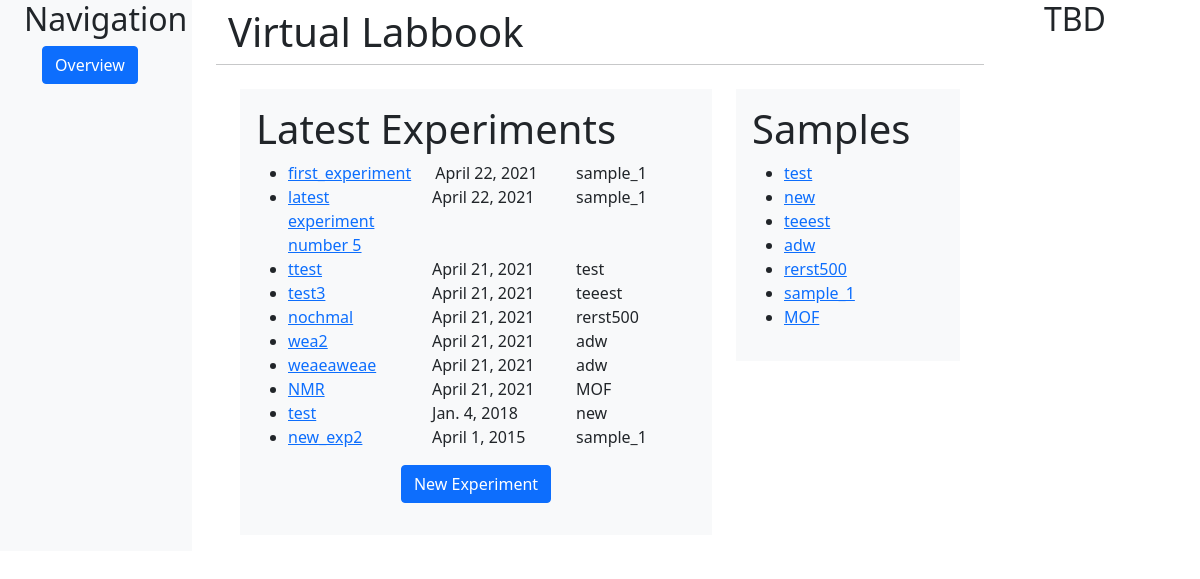
Screenshot of /polls/ with the database file from the repository.
### polls/models.py (models this page shows, shortened)
class Experiment(models.Model):
    sample = models.ForeignKey(Sample, on_delete=models.PROTECT, related_name='experiments')
    name = models.CharField(max_length=200)
    date = models.DateField('Date of experiment', default=datetime.datetime.now)

class Sample(models.Model):
    name = models.CharField(max_length=200)
    def __str__(self):
        return self.name

### polls/views.py (the view)
# urls.py: path('', views.index, name='index'),
def index(request):
    context = {
        'experiment_list': Experiment.objects.order_by('-date'),
        'sample_list': Sample.objects.exclude(experiments=None)}
    return render(request, 'polls/index.html', context)

### polls/templates/polls/index.html
{% extends 'polls/base.html' %}
{% block content %}
{% if 'create_experiment' in request.path %}
<h1>New Experiment</h1>
{% include 'polls/update-experiment.html' %}
{%else%}
<div class="row row-cols-1 row-cols-xl-2">
    <div class="col-xl-8">
        <div class="py-3 px-3 mb-3 bg-light text-dark">
            <h1> Latest Experiments </h1>
            {% if experiment_list %}
            <ul>
                {% for experiment in experiment_list %}
                <li>
                    <div class="row">
                        <div class="col">
                            <a href="{%url 'polls:experiment-detail' experiment.id%}">{{ experiment.name }}</a>
                        </div>
                        <div class="col">
                            {% if not experiment.date is None %}
                            {{ experiment.date}}
                            {% endif %}
                        </div>
                        <div class="col-4">
                            {{ experiment.sample }}
                        </div>
                    </div>
                </li>
                {% endfor %}
            </ul>
            {% else %}
            <p>No experiments are available.</p>
            {% endif %}
            <form action="{% url 'polls:create-experiment' %}" method="get">
                <div class="row row-cols-auto my-3 justify-content-md-center">
                    <div class="col"><input type="submit" value="New Experiment" class="btn btn-primary"/></div>
                </div>
            </form>
        </div>
    </div>
    <div class="col-xl-4">
        <div class="py-3 px-3 mb-3 bg-light text-dark">
            <h1> Samples </h1>
            {% if sample_list %}
            <ul>
                {% for sample in sample_list %}
                <li><a href="{%url 'polls:sample-detail' sample.id%}">{{ sample.name }} </a></li>
                {% endfor %}
            </ul>
            {% else %}
            <p>No experiments are available.</p>
            {% endif %}
        </div>
    </div>
</div>
{% endif %}
{% endblock %}

### rows the page displays
Experiment: name "first_experiment", date "April 22, 2021", sample "sample_1"
Experiment: name "latest experiment number 5", date "April 22, 2021", sample "sample_1"
Experiment: name "ttest", date "April 21, 2021", sample "test"
Experiment: name "test3", date "April 21, 2021", sample "teeest"
Experiment: name "nochmal", date "April 21, 2021", sample "rerst500"
Experiment: name "wea2", date "April 21, 2021", sample "adw"
Experiment: name "weaeaweae", date "April 21, 2021", sample "adw"
Experiment: name "NMR", date "April 21, 2021", sample "MOF"
Experiment: name "test", date "Jan. 4, 2018", sample "new"
Experiment: name "new_exp2", date "April 1, 2015", sample "sample_1"
Sample: name "test"
Sample: name "new"
Sample: name "teeest"
Sample: name "adw"
Sample: name "rerst500"
Sample: name "sample_1"
Sample: name "MOF"
